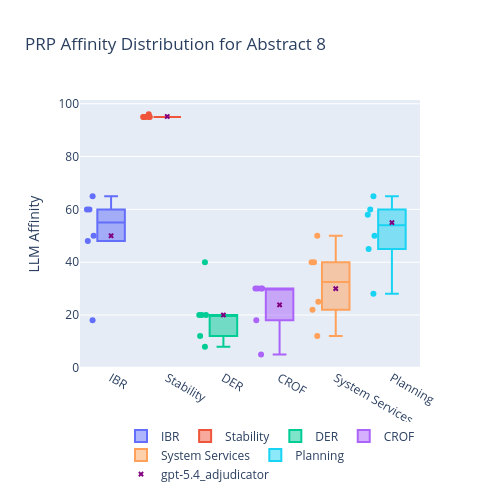

The notebook cell saved with this chart:
### Code cell
# Patch px.box so every new box figure gets affinity threshold guides
id_ = 8
filter_ = prp_df['Model_Slug'] != 'gpt-5.4_adjudicator'
base_df = prp_df[(prp_df['Abstract_Index'] == id_) & filter_]
adj_df = prp_df[(prp_df['Abstract_Index'] == id_) & (~filter_)]

fig = px.box(
    base_df,
    y='LLM_Affinity',
    points='all',
    x='PRP_Name',
    color='PRP_Name',
    title=f'PRP Affinity Distribution for Abstract {id_}',
)

# Overlay adjudicator-only points as scatter
fig.add_scatter(
    x=adj_df['PRP_Name'],
    y=adj_df['LLM_Affinity'],
    mode='markers',
    name='gpt-5.4_adjudicator',
    marker=dict(size=5, symbol='x', color='purple'),
    hovertext=adj_df['PRP_Name'],
    hovertemplate='PRP_Name=%{x}<br>LLM_Affinity=%{y}<br>PRP=%{hovertext}<extra></extra>',
)
fig.update_layout(xaxis_title=None, yaxis_title='LLM Affinity', legend = dict(title=None, orientation='h', yanchor='bottom', y=-0.45, xanchor='right', x=1))
# fig.update_xaxes(tickangle=45)
fig.update_layout(width=500, height=500)
fig.show()

### Figure 1 — Plotly figure (JSON) as saved in the notebook; plotly's stock layout.template omitted (floating-point values rounded to 4 significant figures)
{"data": [{"alignmentgroup": "True", "boxpoints": "all", "hovertemplate": "PRP_Name=%{x}<br>LLM_Affinity=%{y}<extra></extra>", "legendgroup": "IBR", "marker": {"color": "#636efa"}, "name": "IBR", "notched": false, "offsetgroup": "IBR", "orientation": "v", "showlegend": true, "type": "box", "x": ["IBR", "IBR", "IBR", "IBR", "IBR", "IBR"], "x0": " ", "xaxis": "x", "y": [60.0, 60.0, 48.0, 18.0, 65.0, 50.0], "y0": " ", "yaxis": "y"}, {"alignmentgroup": "True", "boxpoints": "all", "hovertemplate": "PRP_Name=%{x}<br>LLM_Affinity=%{y}<extra></extra>", "legendgroup": "Stability", "marker": {"color": "#EF553B"}, "name": "Stability", "notched": false, "offsetgroup": "Stability", "orientation": "v", "showlegend": true, "type": "box", "x": ["Stability", "Stability", "Stability", "Stability", "Stability", "Stability"], "x0": " ", "xaxis": "x", "y": [95.0, 95.0, 95.0, 96.0, 95.0, 95.0], "y0": " ", "yaxis": "y"}, {"alignmentgroup": "True", "boxpoints": "all", "hovertemplate": "PRP_Name=%{x}<br>LLM_Affinity=%{y}<extra></extra>", "legendgroup": "DER", "marker": {"color": "#00cc96"}, "name": "DER", "notched": false, "offsetgroup": "DER", "orientation": "v", "showlegend": true, "type": "box", "x": ["DER", "DER", "DER", "DER", "DER", "DER"], "x0": " ", "xaxis": "x", "y": [20.0, 20.0, 12.0, 8.0, 40.0, 20.0], "y0": " ", "yaxis": "y"}, {"alignmentgroup": "True", "boxpoints": "all", "hovertemplate": "PRP_Name=%{x}<br>LLM_Affinity=%{y}<extra></extra>", "legendgroup": "CROF", "marker": {"color": "#ab63fa"}, "name": "CROF", "notched": false, "offsetgroup": "CROF", "orientation": "v", "showlegend": true, "type": "box", "x": ["CROF", "CROF", "CROF", "CROF", "CROF", "CROF"], "x0": " ", "xaxis": "x", "y": [30.0, 30.0, 18.0, 5.0, 30.0, 30.0], "y0": " ", "yaxis": "y"}, {"alignmentgroup": "True", "boxpoints": "all", "hovertemplate": "PRP_Name=%{x}<br>LLM_Affinity=%{y}<extra></extra>", "legendgroup": "System Services", "marker": {"color": "#FFA15A"}, "name": "System Services", "notched": false, "offsetgroup": "System Services", "orientation": "v", "showlegend": true, "type": "box", "x": ["System Services", "System Services", "System Services", "System Services", "System Services", "System Services"], "x0": " ", "xaxis": "x", "y": [25.0, 40.0, 22.0, 12.0, 50.0, 40.0], "y0": " ", "yaxis": "y"}, {"alignmentgroup": "True", "boxpoints": "all", "hovertemplate": "PRP_Name=%{x}<br>LLM_Affinity=%{y}<extra></extra>", "legendgroup": "Planning", "marker": {"color": "#19d3f3"}, "name": "Planning", "notched": false, "offsetgroup": "Planning", "orientation": "v", "showlegend": true, "type": "box", "x": ["Planning", "Planning", "Planning", "Planning", "Planning", "Planning"], "x0": " ", "xaxis": "x", "y": [50.0, 65.0, 58.0, 28.0, 45.0, 60.0], "y0": " ", "yaxis": "y"}, {"hovertemplate": "PRP_Name=%{x}<br>LLM_Affinity=%{y}<br>PRP=%{hovertext}<extra></extra>", "hovertext": ["CROF", "DER", "IBR", "Planning", "Stability", "System Services"], "marker": {"color": "purple", "size": 5, "symbol": "x"}, "mode": "markers", "name": "gpt-5.4_adjudicator", "type": "scatter", "x": ["CROF", "DER", "IBR", "Planning", "Stability", "System Services"], "y": [23.83, 20.0, 50.0, 55.0, 95.17, 30.0]}], "layout": {"boxmode": "overlay", "height": 500, "legend": {"orientation": "h", "title": {}, "tracegroupgap": 0, "x": 1, "xanchor": "right", "y": -0.45, "yanchor": "bottom"}, "title": {"text": "PRP Affinity Distribution for Abstract 8"}, "width": 500, "xaxis": {"anchor": "y", "categoryarray": ["IBR", "Stability", "DER", "CROF", "System Services", "Planning"], "categoryorder": "array", "domain": [0, 1], "title": {}}, "yaxis": {"anchor": "x", "domain": [0, 1], "title": {"text": "LLM Affinity"}}}}
